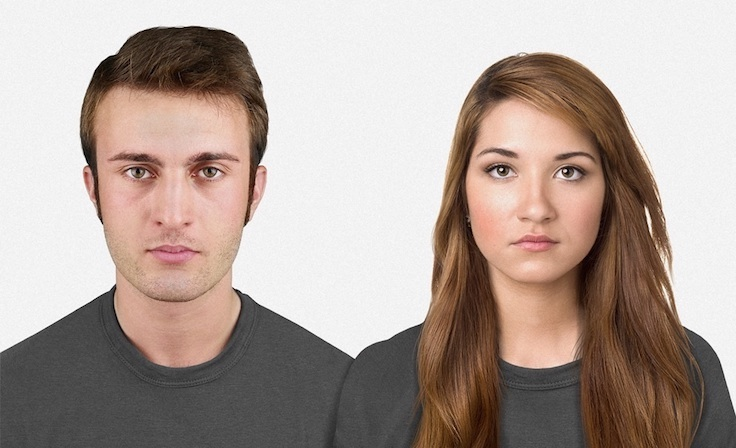
#> input picture insan4.jpg, 736 x 448 px
$ python 13.py
#> lines starting #> are read from the running program, lines starting #| are printed output that depends on the picture
import cv2
import numpy as np
# resimlerin üst üste eklenmesi
resim = cv2.imread("insan4.jpg")
#> resim is the input picture: shape (448, 736, 3); mean B, G, R 154.2, 161.7, 176.7
kesit1 = resim[20:320, 50:300]
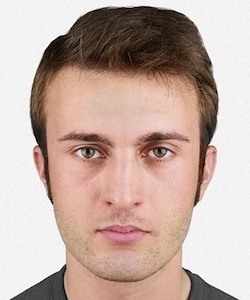
#> kesit1: shape (300, 250, 3); mean B, G, R 164.2, 173.3, 195.7
kesit2 = resim[20:320, 420:670]
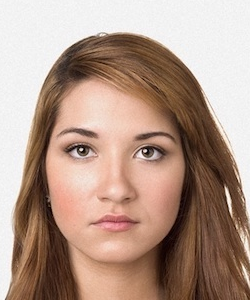
#> kesit2: shape (300, 250, 3); mean B, G, R 137.2, 151.6, 178.3
toplam = cv2.add(kesit1, kesit2)
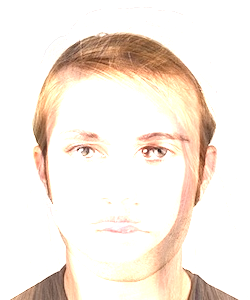
#> toplam: shape (300, 250, 3); mean B, G, R 227.3, 236.4, 246.4
# herzaman son paremetre 0 yuzde toplamı 1 lmalı
agırlıklıtoplam = cv2.addWeighted(kesit1, 0.6, kesit2, 0.4, 0)
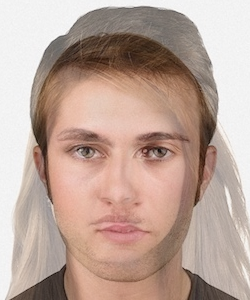
#> agırlıklıtoplam: shape (300, 250, 3); mean B, G, R 153.4, 164.6, 188.7
cv2.imshow("kesit 1", kesit1)
cv2.imshow("kesit 2", kesit2)
cv2.imshow("toplam", toplam)
cv2.imshow("ağırlıklı toplam", agırlıklıtoplam)
cv2.waitKey(0)
cv2.destroyAllWindows()

$ run again, with aynalanan kus remi.jpg copied over insan4.jpg
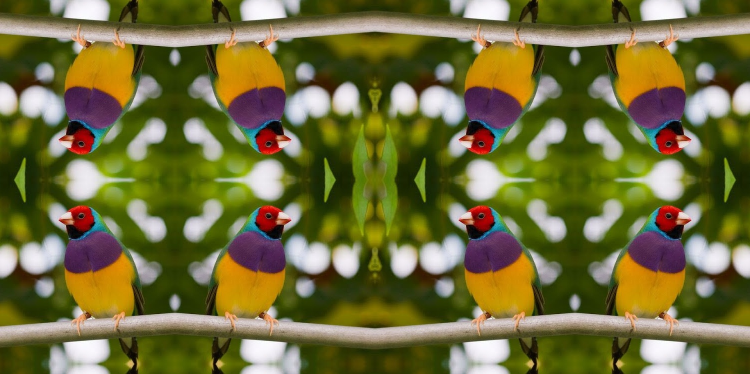
#> input picture aynalanan kus remi.jpg, 1500 x 748 px (shown at 1/2 size)
#> resim is the input picture: shape (748, 1500, 3); mean B, G, R 60, 109.8, 113.4
#> `toplam = cv2.add(kesit1, kesit2)`:
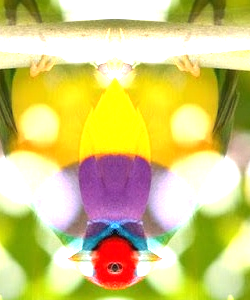
#> toplam: shape (300, 250, 3); mean B, G, R 119.9, 200.5, 211
#> `agırlıklıtoplam = cv2.addWeighted(kesit1, 0.6, kesit2, 0.4, 0)`:
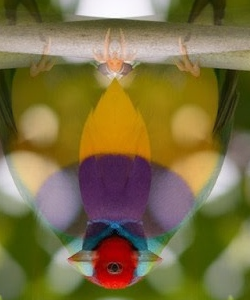
#> agırlıklıtoplam: shape (300, 250, 3); mean B, G, R 67, 111.2, 124.4
